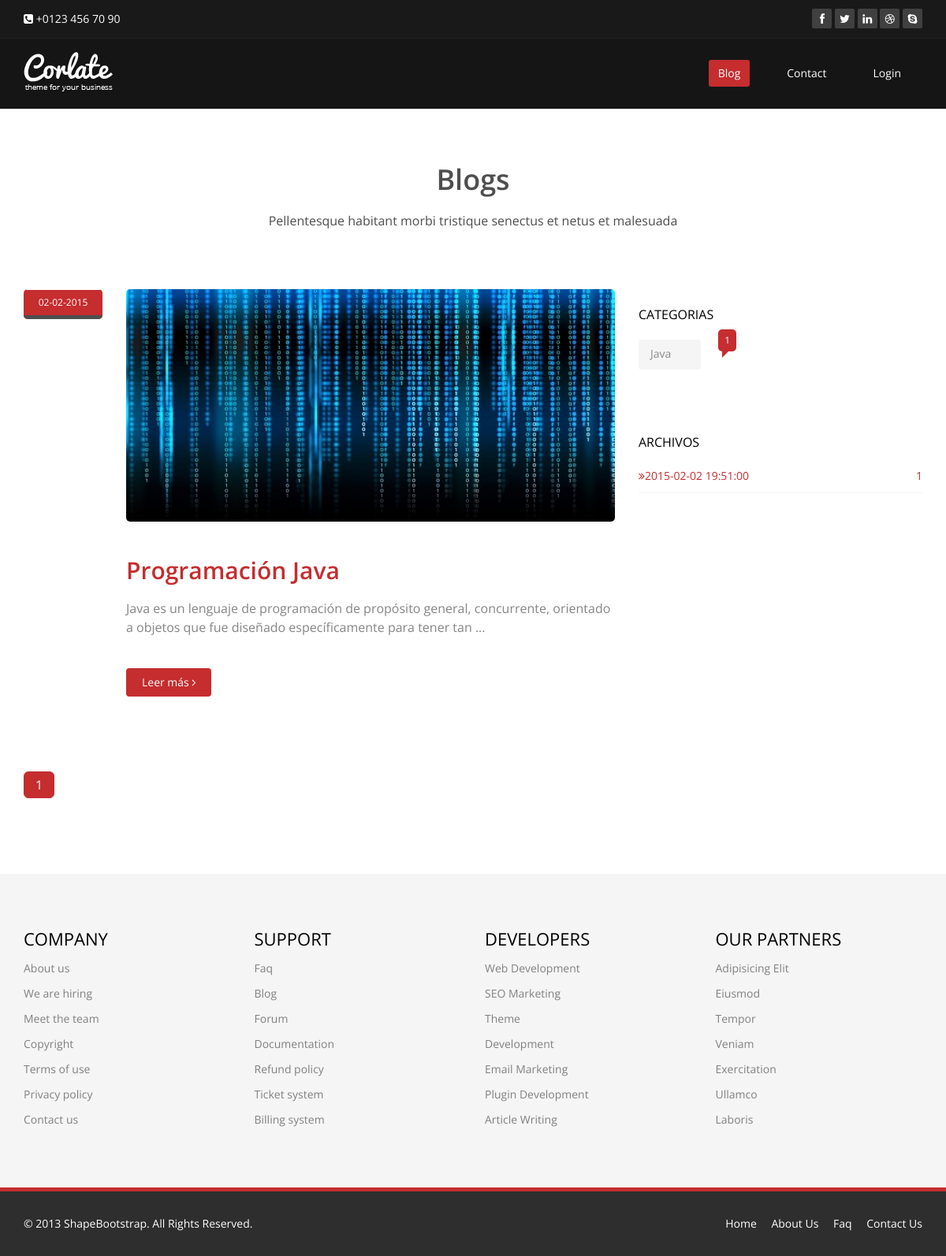
The page / on the database its author committed.
### tables this page shows
CREATE TABLE IF NOT EXISTS `post` (
  `id_post` int(11) NOT NULL AUTO_INCREMENT,
  `id_category` int(11) NOT NULL,
  `title_post` varchar(35) NOT NULL,
  `body_post` text NOT NULL,
  `tag_post` varchar(60) DEFAULT NULL,
  `image_post` varchar(255) NOT NULL,
  `date_post` timestamp NOT NULL DEFAULT CURRENT_TIMESTAMP ON UPDATE CURRENT_TIMESTAMP,
  PRIMARY KEY (`id_post`)
);

### function/blogfunction.php (called while the page is built)
<?php
	function blogdelimited ($string, $limiter){
		$string = explode(" ", $string);
		$string = array_slice($string, 0, $limiter);
		$string = implode(" ", $string);
		$string .=" ...";
		return $string;
	}
?>

### include/config.php (called while the page is built, shortened)
<?php
	$base_url = "http://localhost/blog/";
?>

### index.php (the view, shortened to what this page needs)
<?php include "/include/config.php"; ?>
<?php include "/function/blogfunction.php"; ?>
<!DOCTYPE html>
<html lang="en">
<head>
    <link href="css/bootstrap.min.css" rel="stylesheet">
    <link href="css/font-awesome.min.css" rel="stylesheet">
    <link href="css/prettyPhoto.css" rel="stylesheet">
    <link href="css/animate.min.css" rel="stylesheet">
    <link href="css/main.css" rel="stylesheet">
    <link href="css/responsive.css" rel="stylesheet">
</head>
<body>
  <?php include "/include/header.php"; ?>
    <section id="blog" class="container">
        <div class="center">
            <h2>Blogs</h2>
            <p class="lead">Pellentesque habitant morbi tristique senectus et netus et malesuada</p>
        </div>
        <div class="blog">
            <div class="row">
                 <div class="col-md-8">
                 	<?php
                 		$start=0;
                 	 ?>
                 	<?php $sql = "SELECT * FROM post LIMIT ".$start.",".LIMITER;
                 	 ?>
                 	  	<?php if ($result =$mysqli -> query ($sql)){ ?>
                        	  <?php if ($result -> num_rows >0){?>
                        	  	 <?php while ($post = $result -> fetch_array ()){ ?>
                        	  	 	 <div class="blog-item">
				                        <div class="row">
				                            <div class="col-xs-12 col-sm-2 text-center">
				                                <div class="entry-meta">
				                                    <span id="publish_date"><?php echo date ("d-m-Y", strtotime($post ['date_post'])); ?></span>
				                                </div>
				                            </div>
				                            <div class="col-xs-12 col-sm-10 blog-content">
				                                <a href="#"><?php $target_path="uploads"; echo '<img class="img-responsive img-blog" src="'.$target_path."/".$post['image_post'].'" width="100%" alt="" >';?></a>
				                                <h2><a href="blog-item.html"><?php echo utf8_encode ($post ['title_post']); ?></a></h2>
				                                <h3><?php echo utf8_encode(blogdelimited ($post ['body_post'], 20)); ?></h3>
				                                <a class="btn btn-primary readmore" href="<?php echo $base_url."single_post.php?id_post=".$post["id_post"]?>" >Leer más <i class="fa fa-angle-right"></i></a>
				                            </div>
				                        </div>
				                    </div>
                        	  	 <?php } ?>
                        	  <?php } ?>
                        <?php } ?>
                    <ul class="pagination pagination-lg">
                    	<?php
                    		$sql="SELECT id_post FROM post";
							$result =$mysqli -> query ($sql);
							$page=ceil($result->num_rows/LIMITER);
							$x=0;
							$active="";
							for($i=1;$i<=$page;$i++){
								if($i==1){
									if($start==0)$active='class="active"';
									echo '<li '.$active.'><a href="'.$base_url.'index.php">'.$i.'</a></li>';
								}else{
									$x+=LIMITER;
									if($start==$x)$active='class="active"';
									echo '<li '.$active.'><a href="'.$base_url.'index.php?start='.$x.'">'.$i.'</a></li>';
								}
								$active="";
							}
                    	 ?>
                    </ul>
                </div>
               <?php include "/include/aside_right.php"; ?>
            </div>
        </div>
    </section>
  <?php include "/include/footer.php"; ?>
</body>
</html>

### css/main.css (style rules this page uses)
body { background: #fff; font-family: 'Open Sans', sans-serif; color:#4e4e4e; line-height: 22px; }
h1, h2, h3, h4, h5, h6 { font-weight: 600; font-family: 'Open Sans', sans-serif; color:#4e4e4e; }
h2 { font-size: 20px; }
h3 { font-size: 16px; color: #787878; font-weight: 400; line-height: 24px; }
a { color: #c52d2f; -webkit-transition: color 300ms, background-color 300ms; -moz-transition: color 300ms, background-color 300ms; -o-transition: color 300ms, background-color 300ms; transition: color 300ms, background-color 300ms; }
.btn-primary { padding: 8px 20px; background: #c52d2f; color: #fff; border-radius: 4px; border:none; margin-top: 10px; }
.center h2 { font-size: 36px; margin-top: 0; margin-bottom: 20px; }
body > section { padding: 70px 0; }
.center { text-align: center; padding-bottom: 55px; }
.lead { font-size: 16px; line-height: 24px; font-weight: 400; }
.blog-item { border-radius: 0; overflow: hidden; margin-bottom: 50px; }
.blog .blog-item .img-blog { border-radius: 5px; margin-bottom: 45px; }
.blog .blog-item .blog-content { padding-bottom: 25px; }
.blog .blog-item .blog-content h2 { margin-top: 0; font-size: 30px; }
.readmore { margin-top: 0; }
.blog .blog-item .blog-content h3 { color: #858586; margin-bottom: 40px; }
.blog .blog-item .entry-meta { border-radius: 5px; overflow: hidden; }
.blog .blog-item .entry-meta > span { background: #f5f5f5; border-top: 1px solid #fff; display: block; font-size: 12px; overflow: hidden; padding: 5px; text-align: left; }
#publish_date { background: #c52d2f; border-bottom: 5px solid #4e4e4e; color: #fff; padding: 5px 0; text-align: center; }
.blog .blog-item .entry-meta > span { color: #ccc; }
ul.pagination > li > a { border: 1px solid #F1F1F1; margin-right:5px; border-radius: 5px; font-size: 16px; padding: 5px 14px; }
ul.pagination > li.active > a, ul.pagination > li:hover > a { background-color: #c52d2f !important; border-color: #c52d2f !important; color: #fff; }

### rows shown on the page
post: date_post "02-02-2015", image_post (picture), title_post "Programación Java", body_post "Java es un lenguaje de programación de propósito general, concurrente, orientado a objetos que fue diseñado específicamente para tener tan ..."

### other values the page prints
$post["name_category"] "Java"
$post["num_post"] "1"
$post["date_post"] "2015-02-02 19:51:00"
